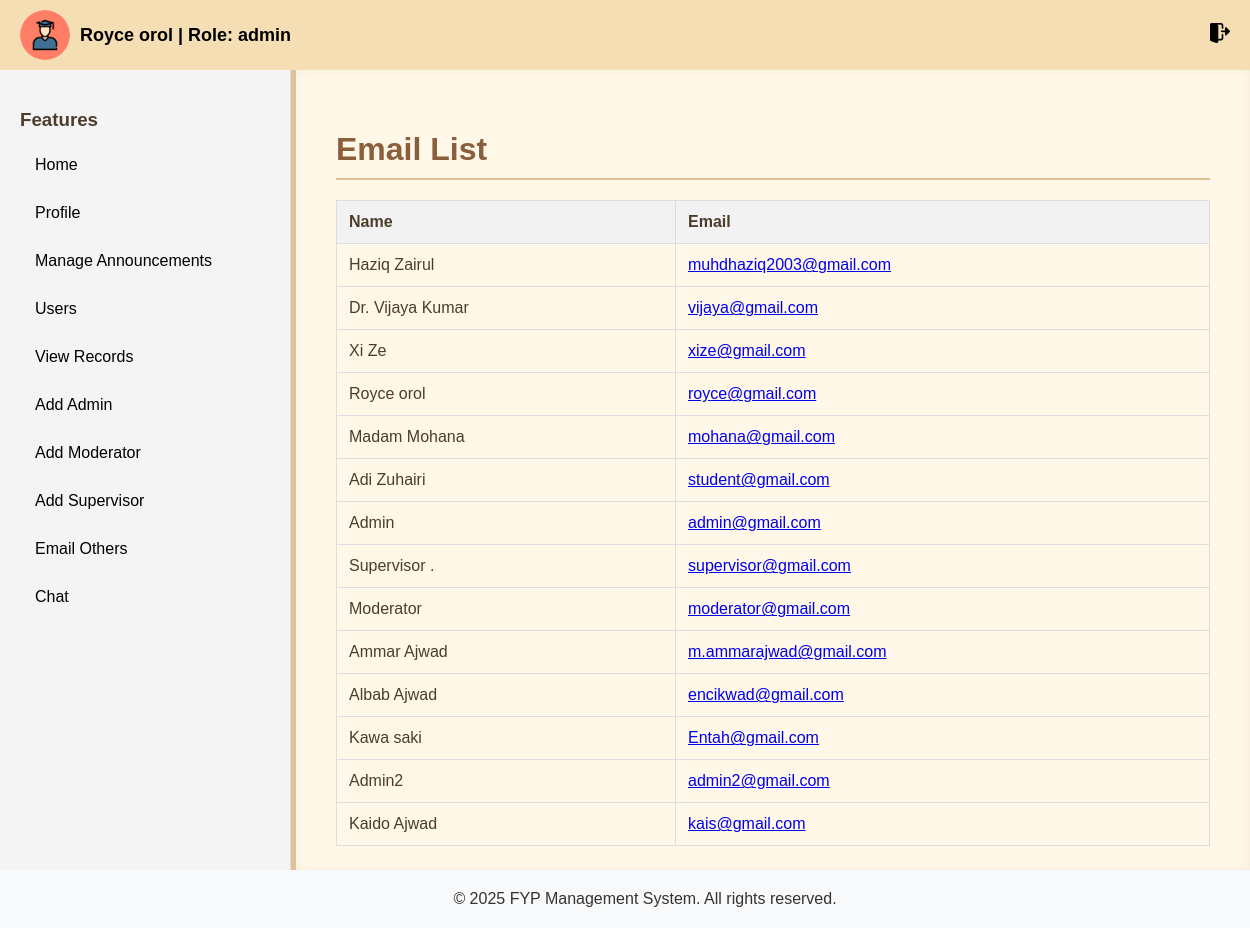
/email.php (signed in), run on an earlier commit of the app's database.
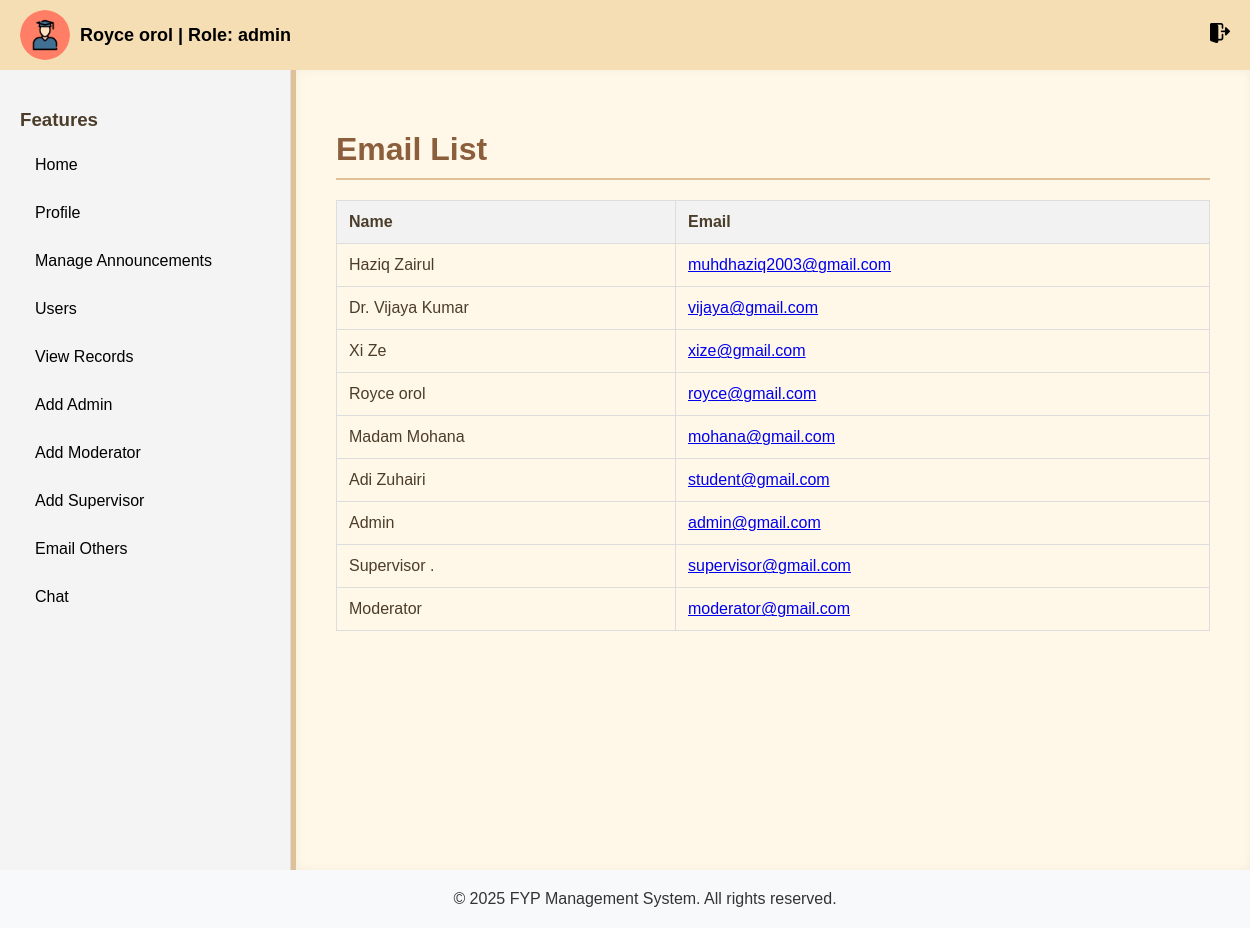
And on a later commit of the database.
### tables this page shows
CREATE TABLE `users` (
  `id` int(11) NOT NULL,
  `first_name` varchar(255) NOT NULL,
  `last_name` varchar(255) NOT NULL,
  `email` varchar(255) NOT NULL,
  `student_id` varchar(255) NOT NULL,
  `password` varchar(255) NOT NULL,
  `role` enum('student','moderator','admin','supervisor') NOT NULL DEFAULT 'student',
  `created_at` timestamp NOT NULL DEFAULT current_timestamp(),
  `status` enum('active','suspended') DEFAULT 'active'
);

### email.php (the view, shortened to what this page needs)
<?php
include 'db_connection.php';
$query = "SELECT email, first_name, last_name FROM users";
$result = $conn->query($query);
$users = $result->fetch_all(MYSQLI_ASSOC);
?>
<!DOCTYPE html>
<html lang="en">
<head>
    <link rel="stylesheet" href="css/dashboard.css">
    <link rel="stylesheet" href="css/header.css">
</head>
<body>
    <?php include 'includes/header.php'; ?>
    <div class="dashboard-container">
        <?php include 'includes/sidebar.php'; ?>
        <div class="dashboard-main">
            <h1>Email List</h1>
            <?php if (!empty($users)): ?>
                <table>
                    <thead>
                        <tr>
                            <th>Name</th>
                            <th>Email</th>
                        </tr>
                    </thead>
                    <tbody>
                        <?php foreach ($users as $user): ?>
                            <tr>
                                <td><?= htmlspecialchars($user['first_name'] . ' ' . $user['last_name']); ?></td>
                                <td>
                                    <a href="https://mail.google.com/mail/?view=cm&fs=1&to=<?= urlencode($user['email']); ?>" target="_blank">
                                        <?= htmlspecialchars($user['email']); ?>
                                    </a>
                                </td>
                            </tr>
                        <?php endforeach; ?>
                    </tbody>
                </table>
            <?php else: ?>
                <p>No users found.</p>
            <?php endif; ?>
        </div>
    </div>
    <?php include 'includes/footer.php'; ?>
</body>
</html>

What changed in the data, as far as the page shows it:
removed users: first_name+last_name "Ammar Ajwad", email "m.ammarajwad@gmail.com"
removed users: first_name+last_name "Albab Ajwad", email "encikwad@gmail.com"
removed users: first_name+last_name "Kawa saki", email "Entah@gmail.com"
removed users: first_name+last_name "Admin2", email "admin2@gmail.com"
removed users: first_name+last_name "Kaido Ajwad", email "kais@gmail.com"
